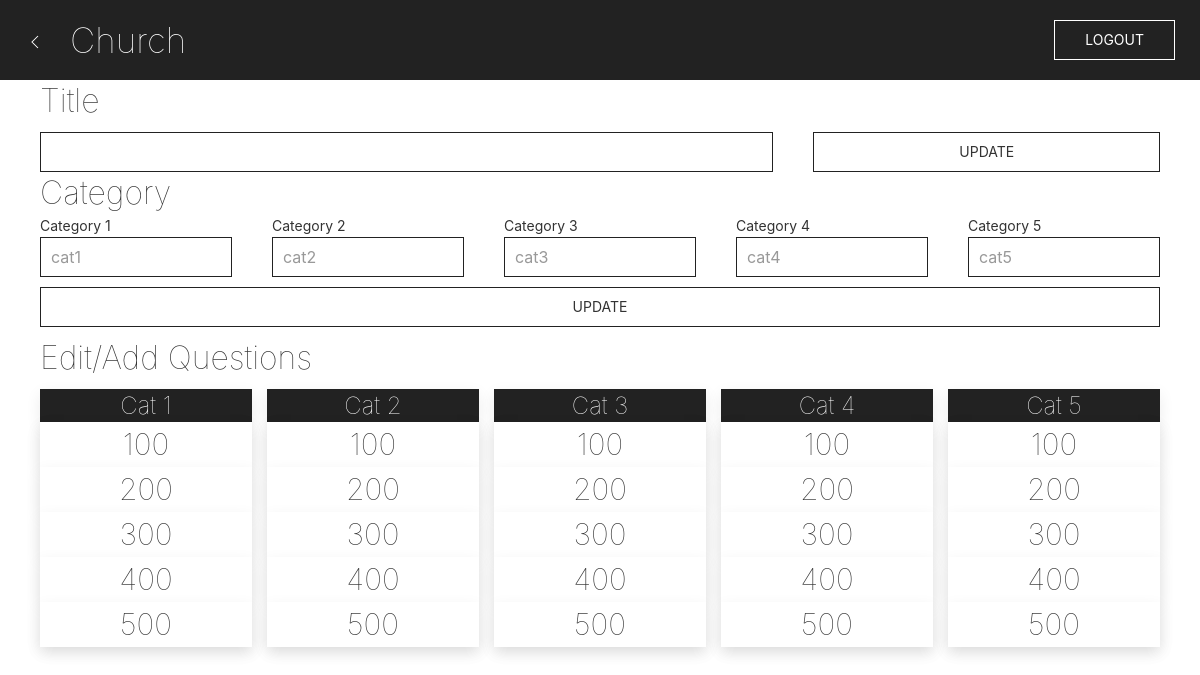
The page /admin/editquiz.php?id=8 (signed in) on the database its author committed.
### tables this page shows
CREATE TABLE IF NOT EXISTS `questions` (
  `id` int(11) NOT NULL AUTO_INCREMENT,
  `quiz_id` int(11) NOT NULL,
  `english` varchar(500) NOT NULL,
  `malyalam` varchar(500) NOT NULL,
  `points` int(50) NOT NULL,
  `custom_points` int(10) NOT NULL,
  `category` int(10) NOT NULL,
  PRIMARY KEY (`id`)
);

### admin/editquiz.php (the view, shortened to what this page needs)
<!DOCTYPE html>
<html>
<head>
    <link href="css/style.css" rel="stylesheet">
    <link href="css/uikit.css" type="text/css" rel="stylesheet" media="screen,projection"/>
    <link href="css/style.css" type="text/css" rel="stylesheet" media="screen,projection"/>
</head>
<body>
<div uk-sticky="media: 960" class="uk-navbar-container tm-navbar-container uk-sticky" style="">
    <div class="uk-container uk-container-expand">
        <nav class="uk-navbar-container " uk-navbar>
            <div class="uk-navbar-left">
                <a href="admin_home.php" style="color: #ffffff;">
                    <span class="uk-icon uk-margin-small-right" uk-icon="icon: chevron-left"
                          style="color: #ffffff;"></span>
                </a>
                <a class="uk-navbar-item uk-logo" href="index.php">Church</a>
            </div>
            <div class="uk-navbar-right">
                <a href="apis/admin_logout.php" class=" uk-button uk-button-default navbar-button">Logout</a>
            </div>
        </nav>
    </div>
</div>
<div class="uk-container">
    <h2 class="uk-margin-small">Title</h2>
    <form class="" id="quiz_info" method="POST" action="apis/update_quiz.php" uk-grid uk-height-match="target: > div">
        <div class="uk-width-2-3 uk-align-center uk-margin-remove-bottom">
            <input id="quizname" name="title" type="text" class="uk-input" required>
        </div>
        <div class="uk-width-1-3">
            <input type="submit" value="Update" id="upsubmit" class="uk-button uk-button-default uk-width-1-1">
        </div>
    </form>
    <h2 class="uk-margin-remove">Category</h2>
    <form class="uk-margin-remove-bottom" method="POST" action="apis/quiz_cat.php" uk-grid>
        <div class="uk-width-1-5 uk-margin-remove-bottom ">
            <label class="uk-form-label" for="form-horizontal-text">Category 1</label>
            <input placeholder="cat1" id="c1" name="c1" type="text" class="uk-input" required>
        </div>
        <div class="uk-width-1-5 uk-margin-remove-bottom">
            <label class="uk-form-label" for="form-horizontal-text">Category 2</label>
            <input placeholder="cat2" id="c2" name="c2" type="text" class="uk-input" required>
        </div>
        <div class="uk-width-1-5 uk-margin-remove-bottom">
            <label class="uk-form-label" for="form-horizontal-text">Category 3</label>
            <input placeholder="cat3" id="c3" name="c3" type="text" class="uk-input" required>
        </div>
        <div class="uk-width-1-5 uk-margin-remove-bottom">
            <label class="uk-form-label" for="form-horizontal-text">Category 4</label>
            <input placeholder="cat4" id="c4" name="c4" type="text" class="uk-input" required>
        </div>
        <div class="uk-width-1-5 uk-margin-remove-bottom">
            <label class="uk-form-label" for="form-horizontal-text">Category 5</label>
            <input placeholder="cat5" id="c5" name="c5" type="text" class="uk-input" required>
        </div>
        <div class="uk-width-1-1 uk-margin-small-top">
            <input type="submit" value="Update" id="upsubmit"
                   class="uk-button uk-button-default uk-width-1-1 ">
        </div>
    </form>
    <h2 class="uk-margin-small"> Edit/Add Questions </h2>
    <div class="uk-container">
        <div class="uk-grid-small uk-child-width-expand@s uk-text-center uk-grid-margin-small" uk-grid
             uk-height-match="target: > div > .uk-card">
            <div>
                <div class="uk-card uk-card-default uk-card-body  uk-card-secondary uk-padding-remove">
                    <h3 class="uk-card-title uk-margin-small" id="ch1">Cat 1</h3>
                </div>
            </div>
            <div>
                <div class="uk-card uk-card-default uk-card-body  uk-card-secondary uk-padding-remove ">
                    <h3 class="uk-card-title uk-margin-small" id="ch2">Cat 2</h3>
                </div>
            </div>
            <div>
                <div class="uk-card uk-card-default uk-card-body uk-card-secondary uk-padding-remove">
                    <h3 class="uk-card-title uk-margin-small" id="ch3">Cat 3</h3></div>
            </div>
            <div>
                <div class="uk-card uk-card-default uk-card-body uk-card-secondary uk-padding-remove">
                    <h3 class="uk-card-title uk-margin-small" id="ch4">Cat 4</h3></div>
            </div>
            <div>
                <div class="uk-card uk-card-default uk-card-body uk-card-secondary uk-padding-remove">
                    <h3 class="uk-card-title uk-margin-small" id="ch5">Cat 5</h3></div>
            </div>
        </div>
        <div class="uk-grid-small uk-child-width-expand@s uk-text-center uk-margin-remove-top" uk-grid
             uk-height-match="target: > div > .uk-card">
            <div>
                <div class="uk-card uk-card-default uk-card-body   uk-padding-remove">
                    <div class="uk-card uk-card-default uk-card-body uk-padding-remove"
                         onclick="loadquestion(1,100);" id="1100">
                        <span class="uk-text-lead"><?php echo getpoints(1,100); ?></span>
                    </div>
                    <div class="uk-card uk-card-default uk-card-body uk-padding-remove"
                         onclick="loadquestion(1,200);" id="1200">
                        <span class="uk-text-lead"><?php echo getpoints(1,200); ?></span>
                    </div>
                    <div class="uk-card uk-card-default uk-card-body uk-padding-remove"
                         onclick="loadquestion(1,300);" id="1300">
                        <span class="uk-text-lead"><?php echo getpoints(1,300); ?></span>
                    </div>
                    <div class="uk-card uk-card-default uk-card-body uk-padding-remove"
                         onclick="loadquestion(1,400);" id="1400">
                        <span class="uk-text-lead"><?php echo getpoints(1,400); ?></span>
                    </div>
                    <div class="uk-card uk-card-default uk-card-body uk-padding-remove"
                         onclick="loadquestion(1,500);" id="1500">
                        <span class="uk-text-lead"><?php echo getpoints(1,500); ?></span>
                    </div>
                </div>
            </div>
            <div>
                <div class="uk-card uk-card-default uk-card-body uk-padding-remove ">
                    <div class="uk-card uk-card-default uk-card-body uk-padding-remove"
                         onclick="loadquestion(2,100);" id="2100">
                        <span class="uk-text-lead"><?php echo getpoints(2,100); ?></span>
                    </div>
                    <div class="uk-card uk-card-default uk-card-body uk-padding-remove"
                         onclick="loadquestion(2,200);" id="2200">
                        <span class="uk-text-lead"><?php echo getpoints(2,200); ?></span>
                    </div>
                    <div class="uk-card uk-card-default uk-card-body uk-padding-remove"
                         onclick="loadquestion(2,300);" id="2300">
                        <span class="uk-text-lead"><?php echo getpoints(2,300); ?></span>
                    </div>
                    <div class="uk-card uk-card-default uk-card-body uk-padding-remove"
                         onclick="loadquestion(2,400);" id="2400">
                        <span class="uk-text-lead"><?php echo getpoints(2,400); ?></span>
                    </div>
                    <div class="uk-card uk-card-default uk-card-body uk-padding-remove"
                         onclick="loadquestion(2,500);" id="2500">
                        <span class="uk-text-lead"><?php echo getpoints(2,500); ?></span>
                    </div>
                </div>
            </div>
            <div>
                <div class="uk-card uk-card-default uk-card-body uk-padding-remove">
                    <div class="uk-card uk-card-default uk-card-body uk-padding-remove"
                         onclick="loadquestion(3,100);" id="3100">
                        <span class="uk-text-lead"><?php echo getpoints(3,100); ?></span>
                    </div>
                    <div class="uk-card uk-card-default uk-card-body uk-padding-remove"
                         onclick="loadquestion(3,200);" id="3200">
                        <span class="uk-text-lead"><?php echo getpoints(3,200); ?></span>
                    </div>
                    <div class="uk-card uk-card-default uk-card-body uk-padding-remove"
                         onclick="loadquestion(3,300);" id="3300">
                        <span class="uk-text-lead"><?php echo getpoints(3,300); ?></span>
                    </div>
                    <div class="uk-card uk-card-default uk-card-body uk-padding-remove"
                         onclick="loadquestion(3,400);" id="3400">
                        <span class="uk-text-lead"><?php echo getpoints(3,400); ?></span>
                    </div>
                    <div class="uk-card uk-card-default uk-card-body uk-padding-remove"
                         onclick="loadquestion(3,500);" id="3500">
                        <span class="uk-text-lead"><?php echo getpoints(3,500); ?></span>
                    </div>
                </div>
            </div>
            <div>
                <div class="uk-card uk-card-default uk-card-body  uk-padding-remove">
                    <div class="uk-card uk-card-default uk-card-body uk-padding-remove"
                         onclick="loadquestion(4,100);" id="4100">
                        <span class="uk-text-lead"><?php echo getpoints(4,100); ?></span>
                    </div>
                    <div class="uk-card uk-card-default uk-card-body uk-padding-remove"
                         onclick="loadquestion(4,200);" id="4200">
                        <span class="uk-text-lead"><?php echo getpoints(4,200); ?></span>
                    </div>
                    <div class="uk-card uk-card-default uk-card-body uk-padding-remove"
                         onclick="loadquestion(4,300);" id="4300">
                        <span class="uk-text-lead"><?php echo getpoints(4,300); ?></span>
                    </div>
                    <div class="uk-card uk-card-default uk-card-body uk-padding-remove"
                         onclick="loadquestion(4,400);" id="4400">
                        <span class="uk-text-lead"><?php echo getpoints(4,400); ?></span>
                    </div>
                    <div class="uk-card uk-card-default uk-card-body uk-padding-remove"
                         onclick="loadquestion(4,500);" id="4500">
                        <span class="uk-text-lead"><?php echo getpoints(4,500); ?></span>
                    </div>
                </div>
            </div>
            <div>
                <div class="uk-card uk-card-default uk-card-body y uk-padding-remove">
                    <div class="uk-card uk-card-default uk-card-body uk-padding-remove"
                         onclick="loadquestion(5,100);" id="5100">
                        <span class="uk-text-lead"><?php echo getpoints(5,100); ?></span>
                    </div>
                    <div class="uk-card uk-card-default uk-card-body uk-padding-remove"
                         onclick="loadquestion(5,200);" id="5200">
                        <span class="uk-text-lead"><?php echo getpoints(5,200); ?></span>
                    </div>
                    <div class="uk-card uk-card-default uk-card-body uk-padding-remove"
                         onclick="loadquestion(5,300);" id="5300">
                        <span class="uk-text-lead"><?php echo getpoints(5,300); ?></span>
                    </div>
                    <div class="uk-card uk-card-default uk-card-body uk-padding-remove"
                         onclick="loadquestion(5,400);" id="5400">
                        <span class="uk-text-lead"><?php echo getpoints(5,400); ?></span>
                    </div>
                    <div class="uk-card uk-card-default uk-card-body uk-padding-remove"
                         onclick="loadquestion(5,500);" id="5500">
                        <span class="uk-text-lead"><?php echo getpoints(5,500); ?></span>
                    </div>
                </div>
            </div>
        </div>
    </div>
</div>
</body>
</html>
<?php
function getpoints($cat,$points){
    include "include/db.php";
    $quiz = $_GET["id"];
    $sql = "select custom_points from questions where category =". $cat ." and points = ". $points ." and quiz_id =". $quiz;
    $result = $conn->query($sql);
    if($row = $result->fetch_assoc()){
        return $row["custom_points"];
    }
    else{
        return $points;
    }
}
?>

### admin/css/style.css (style rules this page uses)
.uk-navbar-container { background-color: #222222 !important; }
.uk-logo { font-size: 35px; font-weight: 100; color: #ffffff; }
a,h1,h2,h3,h4,h5,h6 { font-weight: 100; }
a,input { border-color: #222222 !important; }
.navbar-button { color:#fff !important; border-color:#fff !important; border-color:#fff !important; }
.uk-text-lead { font-weight: 100; font-size: 30px; }

### rows shown on the page
questions: custom_points "100"
questions: custom_points "200"
questions: custom_points "300"
questions: custom_points "400"
questions: custom_points "500"
questions: custom_points "100"
questions: custom_points "200"
questions: custom_points "300"
questions: custom_points "400"
questions: custom_points "500"
questions: custom_points "100"
questions: custom_points "200"
questions: custom_points "100"

### other values the page prints
getpoints(3,300) "300"
getpoints(3,400) "400"
getpoints(3,500) "500"
getpoints(4,200) "200"
getpoints(4,300) "300"
getpoints(4,400) "400"
getpoints(4,500) "500"
getpoints(5,100) "100"
getpoints(5,200) "200"
getpoints(5,300) "300"
getpoints(5,400) "400"
getpoints(5,500) "500"
